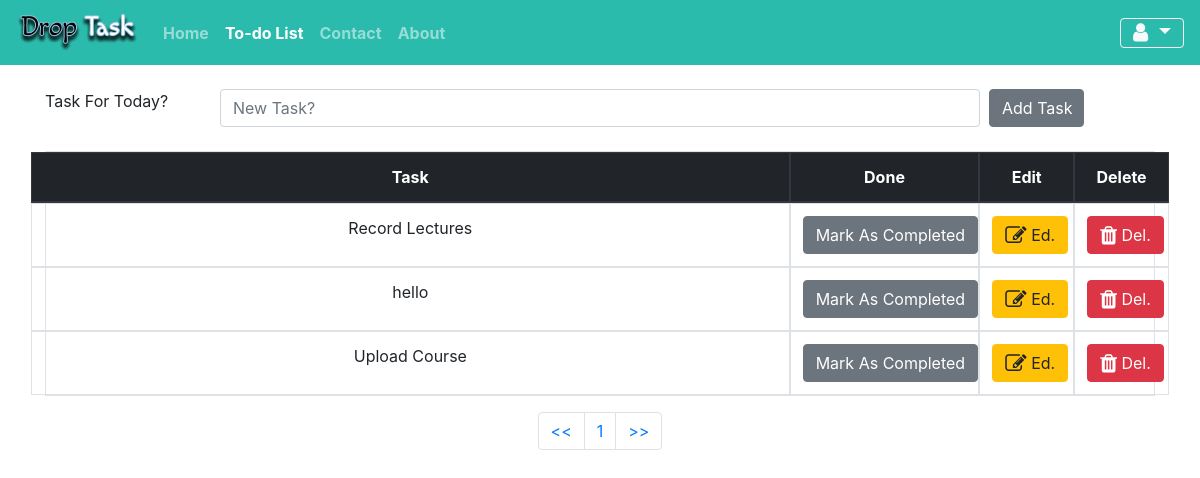
The page /todolist/ (signed in) on the database its author committed.
### todolist/models.py (models this page shows, shortened)
class TaskList(models.Model):
    manager = models.ForeignKey(User, on_delete=models.CASCADE, default=None)
    task = models.CharField(max_length=300)
    done = models.BooleanField(default=False)  # By default it's not done, because i made it false

### todolist/views.py (the view)
# urls.py: path('', include('todolist.urls')),
@login_required
def todolist(request):
    if request.method == 'POST':   ## If i want add anything in db
        form = TaskForm(request.POST or None) ## If i want add anything in db
        if form.is_valid():  ## If i want add anything in db
            instance = form.save(commit=False)  ## commit=False, to access manager
            instance.manager = request.user
            instance.save()
        messages.success(request, ("Task Added Successfully"))
        return redirect('todolist')
    else:
        all_tasks = TaskList.objects.filter(manager=request.user) ## Task of logged in user only
        paginator = Paginator(all_tasks, 7)
        page = request.GET.get('pg')
        all_tasks = paginator.get_page(page)
        return render(request, 'todolist.html', {'all_tasks': all_tasks})  ## all obj

### todolist/templates/todolist.html (shortened to what this page needs)
{% extends 'base.html' %}
{% block todoactive %} active {% endblock todoactive %}
{% block content %}
<div class="container">
    <br>
<form method="POST" class="row">
    <label class="col-lg-2">Task For Today?</label>
    <input type="text" name="task" class="form-control col-lg-8" placeholder="New Task?">&nbsp;&nbsp;
    <button type="submit" class="btn btn-secondary col-lg-1">Add Task</button>
</form>
    <br>
  <table class="table table-bordered text-center">
      <thead class="thead-dark">
        <tr class="row">
          <th class="col-8">Task</th>
          <th class="col-2">Done</th>
          <th class="col-1">Edit</th>
          <th class="col-1">Delete</th>
        </tr>
      </thead>
  <tbody>
{% if all_tasks %}
  {% for obj in all_tasks %}
      {% if obj.done %}
        <tr class="table-success row">
          <td class="col-8"><del>{{ obj.task }}</del></td>
          <td class="col-2"><a class="btn btn-dark" href="{% url 'pending_task' obj.id %}">Mark As Pending</a></td>
          <td class="col-1"><a class="btn btn-warning" href="{% url 'edit_task' obj.id %}"><i class="fa fa-edit fa-lg"></i> Ed.</a></td>
          <td class="col-1"><a class="btn btn-danger" href="{% url 'delete_task' obj.id %}"><i class="fa fa-trash fa-lg"></i> Del.</a></td>
        </tr>
      {% else %}
          <tr class="row">
          <td class="col-8">{{ obj.task }}</td>
          <td class="col-2"><a class="btn btn-secondary" href="{% url 'complete_task' obj.id %}">Mark As Completed</a></td>
          <td class="col-1"><a class="btn btn-warning" href="{% url 'edit_task' obj.id %}"><i class="fa fa-edit fa-lg"></i> Ed.</a></td>
          <td class="col-1"><a class="btn btn-danger" href="{% url 'delete_task' obj.id %}"><i class="fa fa-trash fa-lg"></i> Del.</a></td>
        </tr>
      {% endif %}
  {% endfor %}
{% endif %}
  </tbody>
  </table>
<nav aria-label="Page navigation example">
  <ul class="pagination justify-content-center">
    <li class="page-item"><a class="page-link" href="?pg=1"><<</a></li>
    <li class="page-item"><a class="page-link" href="?pg={{ all_tasks.number }}">{{ all_tasks.number }}</a></li>
      <li class="page-item"><a class="page-link" href="?pg={{ all_tasks.paginator.num_pages }}">>></a></li>
  </ul>
</nav>
</div>
{% endblock %}

### rows shown on the page
TaskList: task "Record Lectures"
TaskList: task "hello"
TaskList: task "Upload Course"

### other values the page prints
{{ all_tasks.number }} "1"
